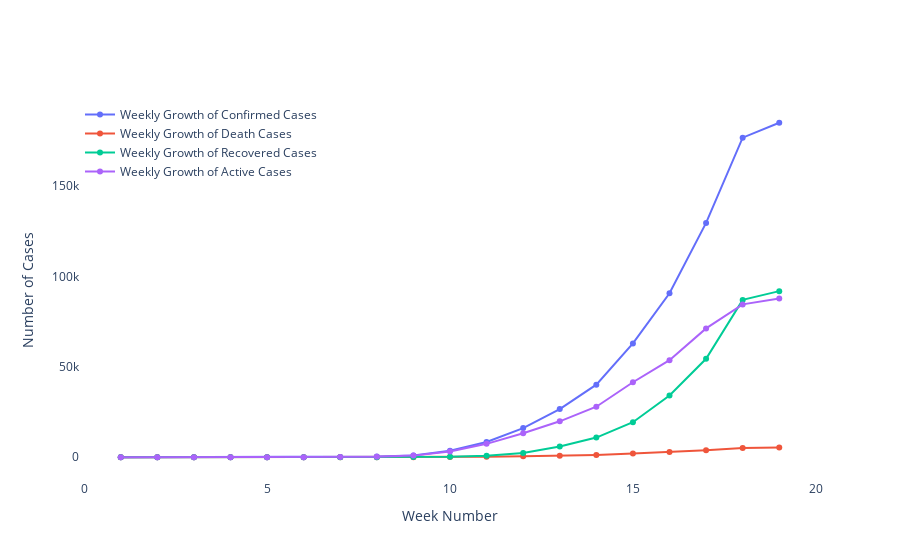

Write notebook code for a chart like this one.
### Code cell
datewise["WeekOfYear"]=datewise.index.weekofyear

week_num=[]
weekwise_confirmed=[]
weekwise_recovered=[]
weekwise_deaths=[]
weekwise_active=[]
w=1
for i in list(datewise["WeekOfYear"].unique()):
    weekwise_confirmed.append(datewise[datewise["WeekOfYear"]==i]["Confirmed"].iloc[-1])
    weekwise_recovered.append(datewise[datewise["WeekOfYear"]==i]["Cured"].iloc[-1])
    weekwise_deaths.append(datewise[datewise["WeekOfYear"]==i]["Deaths"].iloc[-1])
    weekwise_active.append(datewise[datewise["WeekOfYear"]==i]["Active"].iloc[-1])
    week_num.append(w)
    w=w+1

fig=go.Figure()
fig.add_trace(go.Scatter(x=week_num, y=weekwise_confirmed,
                    mode='lines+markers',
                    name='Weekly Growth of Confirmed Cases'))
fig.add_trace(go.Scatter(x=week_num, y=weekwise_deaths,
                    mode='lines+markers',
                    name='Weekly Growth of Death Cases'))
fig.add_trace(go.Scatter(x=week_num, y=weekwise_recovered,
                    mode='lines+markers',
                    name='Weekly Growth of Recovered Cases'))
fig.add_trace(go.Scatter(x=week_num, y=weekwise_active,
                    mode='lines+markers',
                    name='Weekly Growth of Active Cases'))
# fig.update_layout(title="Weekly Growth of different types of Cases in India",
#                  xaxis_title="Week Number",yaxis_title="Number of Cases",legend=dict(x=0,y=1,traceorder="normal"), plot_bgcolor='rgba(0,0,0,0)')
fig.update_layout(xaxis_title="Week Number",yaxis_title="Number of Cases",legend=dict(x=0,y=1,traceorder="normal"), plot_bgcolor='rgba(0,0,0,0)')
fig.show()

### Figure 1 — Plotly figure (JSON) as saved in the notebook; plotly's stock layout.template omitted (floating-point values rounded to 4 significant figures)
{"data": [{"mode": "lines+markers", "name": "Weekly Growth of Confirmed Cases", "type": "scatter", "x": [1, 2, 3, 4, 5, 6, 7, 8, 9, 10, 11, 12, 13, 14, 15, 16, 17, 18, 19], "y": [3, 3, 3, 3, 3, 39, 110, 360, 1024, 3577, 8447, 16116, 26605, 40124, 62939, 90637, 129530, 176652, 184905]}, {"mode": "lines+markers", "name": "Weekly Growth of Death Cases", "type": "scatter", "x": [1, 2, 3, 4, 5, 6, 7, 8, 9, 10, 11, 12, 13, 14, 15, 16, 17, 18, 19], "y": [0, 0, 0, 0, 0, 0, 2, 7, 27, 83, 273, 519, 826, 1306, 2109, 2872, 3867, 5164, 5394]}, {"mode": "lines+markers", "name": "Weekly Growth of Recovered Cases", "type": "scatter", "x": [1, 2, 3, 4, 5, 6, 7, 8, 9, 10, 11, 12, 13, 14, 15, 16, 17, 18, 19], "y": [0, 0, 0, 0, 0, 3, 13, 24, 96, 275, 765, 2302, 5914, 10887, 19358, 34109, 54441, 86984, 91819]}, {"mode": "lines+markers", "name": "Weekly Growth of Active Cases", "type": "scatter", "x": [1, 2, 3, 4, 5, 6, 7, 8, 9, 10, 11, 12, 13, 14, 15, 16, 17, 18, 19], "y": [3, 3, 3, 3, 3, 36, 95, 329, 901, 3219, 7409, 13295, 19865, 27931, 41472, 53656, 71222, 84504, 87692]}], "layout": {"legend": {"traceorder": "normal", "x": 0, "y": 1}, "plot_bgcolor": "rgba(0,0,0,0)", "xaxis": {"title": {"text": "Week Number"}}, "yaxis": {"title": {"text": "Number of Cases"}}}}
